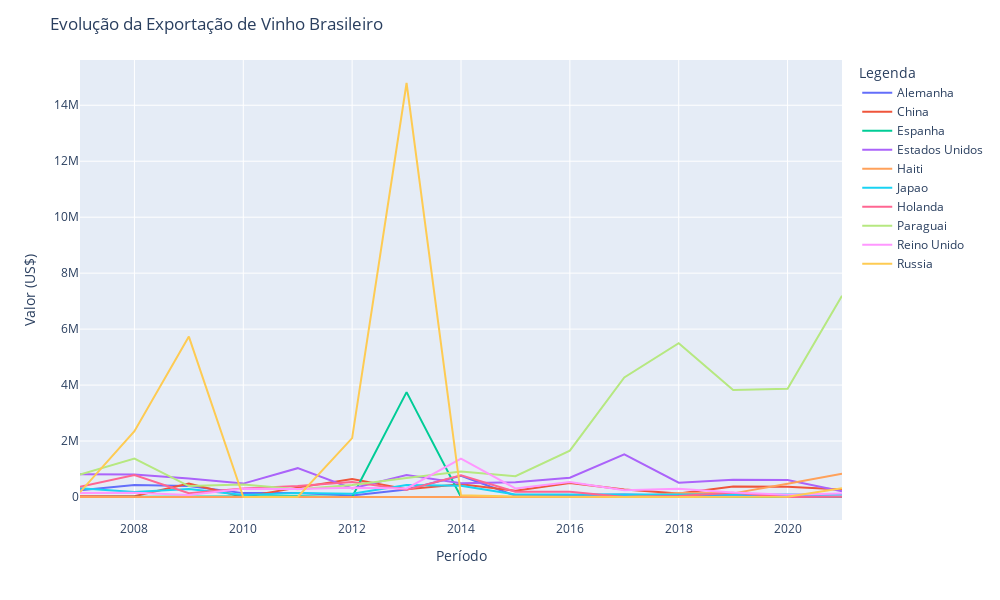

Here is the notebook cell this chart was saved with:
### Code cell
fig = px.line(
    data_frame = evolucao_top_10, 
    x = 'ano', 
    y = 'valor_exportacao',
    color = 'pais'
)

fig.update_layout(
    title = 'Evolução da Exportação de Vinho Brasileiro', 
    xaxis_title = 'Período', 
    yaxis_title = 'Valor (US$)', 
    legend_title = 'Legenda',
    width = 1000, 
    height = 600
    )

fig.show()

### Figure 1 — Plotly figure (JSON) as saved in the notebook; plotly's stock layout.template omitted (floating-point values rounded to 4 significant figures)
{"data": [{"hovertemplate": "pais=Alemanha<br>ano=%{x}<br>valor_exportacao=%{y}<extra></extra>", "legendgroup": "Alemanha", "line": {"color": "#636efa", "dash": "solid"}, "marker": {"symbol": "circle"}, "mode": "lines", "name": "Alemanha", "orientation": "v", "showlegend": true, "type": "scatter", "x": [2007, 2008, 2009, 2010, 2011, 2012, 2013, 2014, 2015, 2016, 2017, 2018, 2019, 2020, 2021], "xaxis": "x", "y": [238052, 429970, 393482, 138666, 144150, 56342, 265978, 761653, 44780, 68109, 87702, 45382, 25467, 32605, 6741], "yaxis": "y"}, {"hovertemplate": "pais=China<br>ano=%{x}<br>valor_exportacao=%{y}<extra></extra>", "legendgroup": "China", "line": {"color": "#EF553B", "dash": "solid"}, "marker": {"symbol": "circle"}, "mode": "lines", "name": "China", "orientation": "v", "showlegend": true, "type": "scatter", "x": [2007, 2008, 2009, 2010, 2011, 2012, 2013, 2014, 2015, 2016, 2017, 2018, 2019, 2020, 2021], "xaxis": "x", "y": [30390, 25926, 482400, 2358, 334867, 642177, 279956, 455340, 222866, 499622, 266086, 126336, 376828, 363000, 264116], "yaxis": "y"}, {"hovertemplate": "pais=Espanha<br>ano=%{x}<br>valor_exportacao=%{y}<extra></extra>", "legendgroup": "Espanha", "line": {"color": "#00cc96", "dash": "solid"}, "marker": {"symbol": "circle"}, "mode": "lines", "name": "Espanha", "orientation": "v", "showlegend": true, "type": "scatter", "x": [2007, 2008, 2009, 2010, 2011, 2012, 2013, 2014, 2015, 2016, 2017, 2018, 2019, 2020, 2021], "xaxis": "x", "y": [0, 6834, 4050, 0, 24618, 0, 3748940, 0, 0, 0, 0, 22631, 1353, 126, 0], "yaxis": "y"}, {"hovertemplate": "pais=Estados Unidos<br>ano=%{x}<br>valor_exportacao=%{y}<extra></extra>", "legendgroup": "Estados Unidos", "line": {"color": "#ab63fa", "dash": "solid"}, "marker": {"symbol": "circle"}, "mode": "lines", "name": "Estados Unidos", "orientation": "v", "showlegend": true, "type": "scatter", "x": [2007, 2008, 2009, 2010, 2011, 2012, 2013, 2014, 2015, 2016, 2017, 2018, 2019, 2020, 2021], "xaxis": "x", "y": [810038, 804607, 660066, 478630, 1030254, 303986, 786556, 494216, 524109, 687411, 1523699, 512519, 616274, 610793, 203554], "yaxis": "y"}, {"hovertemplate": "pais=Haiti<br>ano=%{x}<br>valor_exportacao=%{y}<extra></extra>", "legendgroup": "Haiti", "line": {"color": "#FFA15A", "dash": "solid"}, "marker": {"symbol": "circle"}, "mode": "lines", "name": "Haiti", "orientation": "v", "showlegend": true, "type": "scatter", "x": [2007, 2008, 2009, 2010, 2011, 2012, 2013, 2014, 2015, 2016, 2017, 2018, 2019, 2020, 2021], "xaxis": "x", "y": [0, 20, 5863, 3750, 0, 0, 0, 0, 0, 0, 0, 144425, 129803, 471152, 831181], "yaxis": "y"}, {"hovertemplate": "pais=Japao<br>ano=%{x}<br>valor_exportacao=%{y}<extra></extra>", "legendgroup": "Japao", "line": {"color": "#19d3f3", "dash": "solid"}, "marker": {"symbol": "circle"}, "mode": "lines", "name": "Japao", "orientation": "v", "showlegend": true, "type": "scatter", "x": [2007, 2008, 2009, 2010, 2011, 2012, 2013, 2014, 2015, 2016, 2017, 2018, 2019, 2020, 2021], "xaxis": "x", "y": [316867, 178333, 283436, 74628, 144662, 116961, 429088, 401774, 87853, 90954, 92886, 112342, 99642, 92674, 90275], "yaxis": "y"}, {"hovertemplate": "pais=Holanda<br>ano=%{x}<br>valor_exportacao=%{y}<extra></extra>", "legendgroup": "Holanda", "line": {"color": "#FF6692", "dash": "solid"}, "marker": {"symbol": "circle"}, "mode": "lines", "name": "Holanda", "orientation": "v", "showlegend": true, "type": "scatter", "x": [2007, 2008, 2009, 2010, 2011, 2012, 2013, 2014, 2015, 2016, 2017, 2018, 2019, 2020, 2021], "xaxis": "x", "y": [364751, 783635, 136991, 302182, 395356, 539641, 255690, 773767, 186464, 190203, 0, 32395, 148031, 1532, 8484], "yaxis": "y"}, {"hovertemplate": "pais=Paraguai<br>ano=%{x}<br>valor_exportacao=%{y}<extra></extra>", "legendgroup": "Paraguai", "line": {"color": "#B6E880", "dash": "solid"}, "marker": {"symbol": "circle"}, "mode": "lines", "name": "Paraguai", "orientation": "v", "showlegend": true, "type": "scatter", "x": [2007, 2008, 2009, 2010, 2011, 2012, 2013, 2014, 2015, 2016, 2017, 2018, 2019, 2020, 2021], "xaxis": "x", "y": [801519, 1374088, 392087, 449197, 276281, 428279, 680828, 908028, 741370, 1655417, 4274650, 5494321, 3826587, 3869243, 7192362], "yaxis": "y"}, {"hovertemplate": "pais=Reino Unido<br>ano=%{x}<br>valor_exportacao=%{y}<extra></extra>", "legendgroup": "Reino Unido", "line": {"color": "#FF97FF", "dash": "solid"}, "marker": {"symbol": "circle"}, "mode": "lines", "name": "Reino Unido", "orientation": "v", "showlegend": true, "type": "scatter", "x": [2007, 2008, 2009, 2010, 2011, 2012, 2013, 2014, 2015, 2016, 2017, 2018, 2019, 2020, 2021], "xaxis": "x", "y": [144244, 155076, 68788, 295690, 285642, 334856, 305005, 1373747, 308407, 536681, 242883, 296827, 164592, 82722, 122394], "yaxis": "y"}, {"hovertemplate": "pais=Russia<br>ano=%{x}<br>valor_exportacao=%{y}<extra></extra>", "legendgroup": "Russia", "line": {"color": "#FECB52", "dash": "solid"}, "marker": {"symbol": "circle"}, "mode": "lines", "name": "Russia", "orientation": "v", "showlegend": true, "type": "scatter", "x": [2007, 2008, 2009, 2010, 2011, 2012, 2013, 2014, 2015, 2016, 2017, 2018, 2019, 2020, 2021], "xaxis": "x", "y": [173160, 2352768, 5732280, 0, 0, 2103968, 14795694, 61440, 18240, 0, 0, 0, 0, 8550, 312926], "yaxis": "y"}], "layout": {"height": 600, "legend": {"title": {"text": "Legenda"}, "tracegroupgap": 0}, "margin": {"t": 60}, "title": {"text": "Evolução da Exportação de Vinho Brasileiro"}, "width": 1000, "xaxis": {"anchor": "y", "domain": [0, 1], "title": {"text": "Período"}}, "yaxis": {"anchor": "x", "domain": [0, 1], "title": {"text": "Valor (US$)"}}}}
